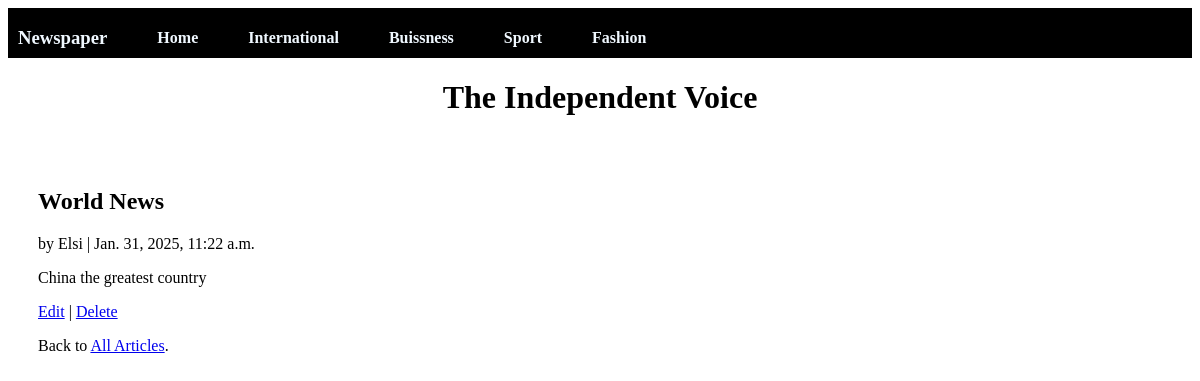
Page /2/ on the committed database.
### articles/models.py (models this page shows, shortened)
class Article(models.Model):
    title = models.CharField(max_length=150)
    body = models.TextField()
    date = models.DateTimeField(auto_now_add=True)
    author = models.ForeignKey(
        get_user_model(),
        on_delete= models.CASCADE
    )

### articles/views.py (the view)
# urls.py: path("<int:pk>/", DetailListView.as_view(), name="detail"),
class  DetailListView(DetailView):
    model = Article
    template_name = "articles/detail.html"

### articles/templates/articles/detail.html (shortened to what this page needs)
{% extends 'articles/home.html' %}
{% load static %}
{% block body %}
<div class="delete">
    <h2>{{ object.title }}</h2>
    <p>by {{ object.author }} | {{ object.date }}</p>
    <p>{{ object.body }}</p>
    <p><a href="{% url 'edit' article.pk %}">Edit</a> |
    <a href="{% url 'delete' article.pk %}">Delete</a></p>
    <p>Back to <a href="{% url 'list' %}">All Articles</a>.</p>
</div>
{% endblock %}

### articles/static/articles/home.css (style rules this page uses)
.delete { padding: 30px; }

### rows in the picture
Article: title "World News", author "Elsi", date "Jan. 31, 2025, 11:22 a.m.", body "China the greatest country"
